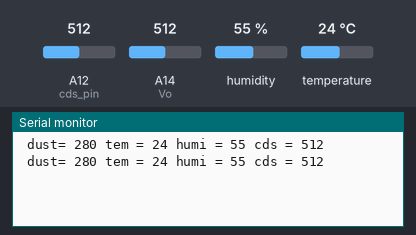
A sketch run on a simulated Arduino Mega 2560, built with avr-gcc and run on an emulated ATmega2560. Parts: the last lines printed to the serial monitor. Inputs (shaded band) come from the test bench; at power-on: humidity 55 %, A12 (cds_pin) = 512, A14 (Vo) = 512, temperature 24 °C.

Above: at 2.8 s.
2.9 s: humidity set to 22 %
At 4.2 s:
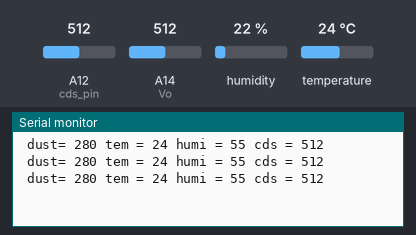
4.4 s: A12 (cds_pin) set to 716
At 5.8 s:
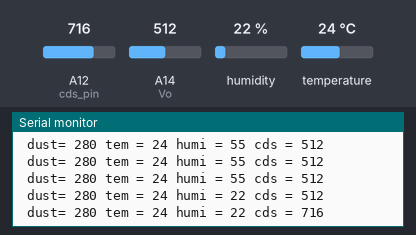
5.9 s: A14 (Vo) set to 716
At 7.2 s:
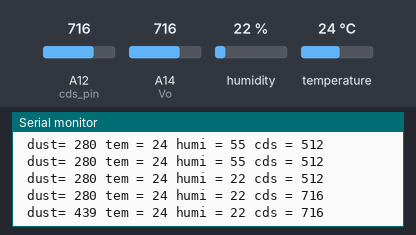
7.4 s: temperature set to 12 °C
At 8.8 s:
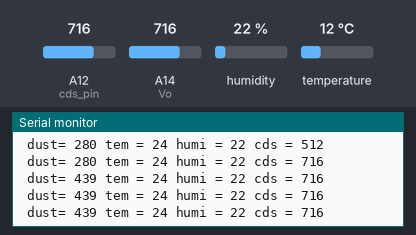
8.9 s: A12 (cds_pin) set to 992
At 10.0 s:
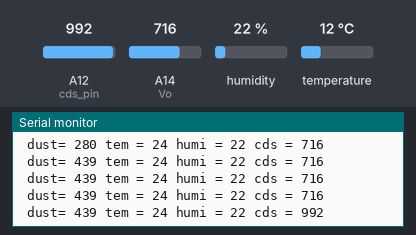
10.4 s: A14 (Vo) set to 992
At 11.3 s:
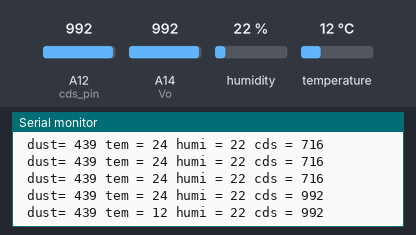
Timing chart, 0 to 12.9 s (numbered marks = the images above; inputs shaded):
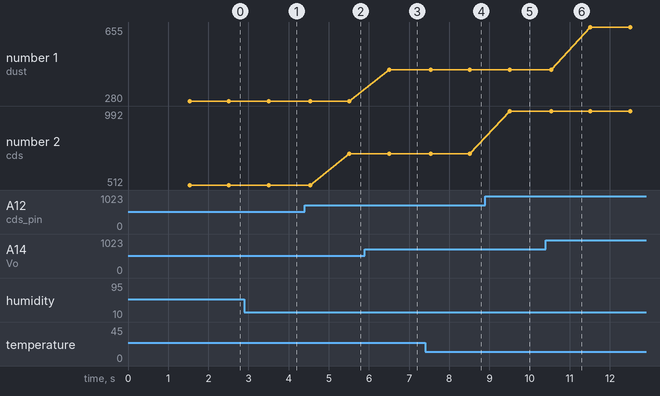

The sketch:

sensor_tester.ino
```cpp
#include <DHT.h>
#define DHTPIN A0     // 온습도 센서 핀은 A0
#define DHTTYPE DHT11
DHT dht(DHTPIN, DHTTYPE);
int count_sec = 0;
char count[600];
long start_time = 0; // 시간에 따른 기계 제어를 위한 변수

char Airinform;     // 동방 공기질 상태 변수
int Dust = 0;

//시리얼로 보낼 동방 상태값
char DUST[10];  // 미세먼지
char TEM[10];   // 온도
char HUMI[10];  // 습도
char LIGHT[10]; // 조도

int Vo = A14;   // 미세먼지 빛 수신부 센서 핀은 A14
int V_LED = 50;  // 미세먼지 빛 송신부 핀은 D50
int FAN = 5;     // 5v 릴레이 신호 핀은 D49
int R_LED = 22;  // 이하 led 인디케이터 핀은 각각 R: 22 G 24 B 26
int Y_LED = 24;
int G_LED = 26;
int cds_pin = A12; // 조도 센서 핀은 A12

//미세먼지값 측정을 위한 데이터값 변수 선언
float Vo_value = 0;
float Voltage = 0;
float a = 0;

//취합한 정보를 담을 포인터배열 선언  d/t/h/i 순
char* data[60];
int data_arr[4];
char* printdata[4];
int count_rough = 0;

// 시리얼통신으로 취합한 정보 제공하는 함수
void printData(char* arr[4]) {
    Serial.println("== info start==");
    for (int i = 0; i < 4; i++) {
        Serial.println(arr[i]);
    }
    Serial.println("== info end==");
}
int* get_data() {
    static int rough_data[4];
    //온습도 측정
    int t = dht.readTemperature();
    int h = dht.readHumidity();
    //미세먼지 측정
    digitalWrite(V_LED, LOW);
    delayMicroseconds(280);
    Vo_value = analogRead(Vo);
    delayMicroseconds(40);
    digitalWrite(V_LED, HIGH);
    delayMicroseconds(9680);
    Voltage = Vo_value * 5.0 / 1024.0;
    //조도 측정
    int cds = analogRead(cds_pin);          // 미완성

    if (Voltage < 0.1) {
        Dust = 0;
    }
    else if (Voltage < 0.8) {
        Dust = 10 * (5 * (Voltage - 0.1));
    }
    else if (Voltage < 1) {
        Dust = 10 + 15 * ((Voltage - 0.8) * 10);
    }
    else if (Voltage > 1) {
        Dust = 40 + 16 * ((Voltage - 1) * 10);
    }
    delay(500);
    if (Dust < 50) {   //미세먼지 농도 좋음, 초록불, 팬 정지
        digitalWrite(FAN, LOW);
        digitalWrite(R_LED, LOW);
        digitalWrite(Y_LED, LOW);
        digitalWrite(G_LED, HIGH);
    }
    else if (Dust < 80) {   //미세먼지 농도 보통, 노란불, 팬 동작

    }
    else if (Dust > 80) {   //미세먼지 농도 나쁨, 빨간불, 팬 동작

    }
    //실험 후 바꿔야 할 부분

    // 취합데이터 배열에 담기
    rough_data[0] = Dust;
    rough_data[1] = t;
    rough_data[2] = h;
    rough_data[3] = cds;
    char a[30],b[30],c[30],d[30];
    sprintf(a," dust= %02d",Dust);
    Serial.print(a);
    sprintf(b," tem = %02d",t);
    Serial.print(b);
    sprintf(c," humi = %02d",h);
    Serial.print(c);
    sprintf(d," cds = %02d",cds);
    Serial.println(d);
    return rough_data;  //1차원 배열로 반환
}
void get_stable(int *rough[60]) {  // 동방 상태 데이터 안정화 코드... 60개 평균

    for (int i = 0; i < 4; i++) {
        int tem = 0;
        for (int j = 0; j < 60; j++) {
            tem += rough[j][i];
        }
        data_arr[i] = tem / 60;
    }
    sprintf(TEM, "%02d", data_arr[0]);
    sprintf(DUST, "%03d", data_arr[1]);
    sprintf(HUMI, "%02d", data_arr[2]);
    sprintf(LIGHT, "%03d", data_arr[3]);
    printdata[0] = TEM;
    printdata[1] = DUST;
    printdata[2] = HUMI;
    printdata[3] = LIGHT;
}
void setup() {
    Serial.begin(9600);

}

void loop() {

      // 아두이노 시작 시점 설정..약 50일 후 오버플로우

    unsigned long current_time = millis();
    int *rough_set[60];
    if (current_time - start_time >= 1000) {  //1초 간격으로 동방 상태 점검
        start_time = current_time;
        if (count_rough == 59) {
            get_stable(rough_set);
            printData(printdata);
            count_rough = 0;
        }
        rough_set[count_rough] = get_data();
        count_rough += 1;
        count_sec++;
    }


}
```

Measured:
- after the input at 4.4 s, the serial monitor: prints a new line after 1.1 s (image 2)
- after the input at 5.9 s, the serial monitor: prints a new line after 0.61 s (image 3)
- after the input at 8.9 s, the serial monitor: prints a new line after 0.61 s (image 5)
- plotted number 1: 280 → 439 after the input at 5.9 s, 439 → 655 after the input at 10.4 s
- plotted number 2: 512 → 716 after the input at 4.4 s, 716 → 992 after the input at 8.9 s
